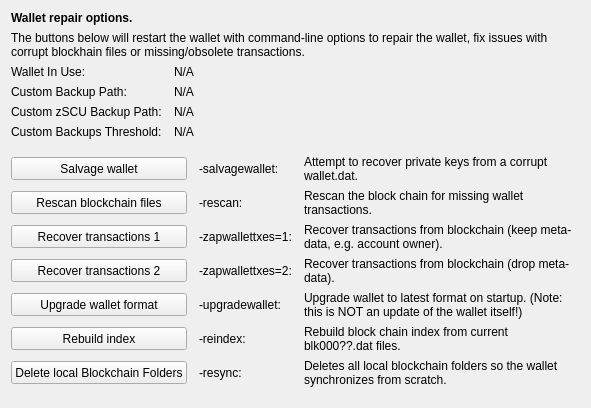
     <widget class="QWidget" name="tab_repair">
      <attribute name="title">
       <string>&amp;Wallet Repair</string>
      </attribute>
      <layout class="QGridLayout" name="gridLayout_4" columnstretch="0,0,0,0">
       <property name="horizontalSpacing">
        <number>12</number>
       </property>
       <item row="0" column="0" colspan="4">
        <widget class="QLabel" name="label_repair_header">
         <property name="font">
          <font>
           <weight>75</weight>
           <bold>true</bold>
          </font>
         </property>
         <property name="text">
          <string>Wallet repair options.</string>
         </property>
        </widget>
       </item>
       <item row="1" column="0" colspan="4">
        <widget class="QLabel" name="label_repair_helptext">
         <property name="font">
          <font>
           <weight>50</weight>
           <bold>false</bold>
          </font>
         </property>
         <property name="text">
          <string>The buttons below will restart the wallet with command-line options to repair the wallet, fix issues with corrupt blockhain files or missing/obsolete transactions.</string>
         </property>
         <property name="wordWrap">
          <bool>true</bool>
         </property>
        </widget>
       </item>
       <item row="2" column="0">
        <widget class="QLabel" name="wallet_path_label">
         <property name="text">
          <string>Wallet In Use:</string>
         </property>
        </widget>
       </item>
       <item row="2" column="1" colspan="3">
        <widget class="QLabel" name="wallet_path">
         <property name="cursor">
          <cursorShape>IBeamCursor</cursorShape>
         </property>
         <property name="text">
          <string>N/A</string>
         </property>
         <property name="textFormat">
          <enum>Qt::PlainText</enum>
         </property>
         <property name="textInteractionFlags">
          <set>Qt::LinksAccessibleByMouse|Qt::TextSelectableByKeyboard|Qt::TextSelectableByMouse</set>
         </property>
        </widget>
       </item>
       <item row="3" column="0">
        <widget class="QLabel" name="wallet_custombackuppath_label">
         <property name="text">
          <string>Custom Backup Path:</string>
         </property>
         <property name="visible">
          <bool>false</bool>
         </property>
        </widget>
       </item>
       <item row="3" column="1" colspan="3">
        <widget class="QLabel" name="wallet_custombackuppath">
         <property name="cursor">
          <cursorShape>IBeamCursor</cursorShape>
         </property>
         <property name="text">
          <string>N/A</string>
         </property>
         <property name="textFormat">
          <enum>Qt::PlainText</enum>
         </property>
         <property name="textInteractionFlags">
          <set>Qt::LinksAccessibleByMouse|Qt::TextSelectableByKeyboard|Qt::TextSelectableByMouse</set>
         </property>
         <property name="visible">
          <bool>false</bool>
         </property>
        </widget>
       </item>
       <item row="4" column="0">
        <widget class="QLabel" name="wallet_customzpivbackuppath_label">
         <property name="text">
          <string>Custom zSCU Backup Path:</string>
         </property>
         <property name="visible">
          <bool>false</bool>
         </property>
        </widget>
       </item>
       <item row="4" column="1" colspan="3">
        <widget class="QLabel" name="wallet_customzpivbackuppath">
         <property name="cursor">
          <cursorShape>IBeamCursor</cursorShape>
         </property>
         <property name="text">
          <string>N/A</string>
         </property>
         <property name="textFormat">
          <enum>Qt::PlainText</enum>
         </property>
         <property name="textInteractionFlags">
          <set>Qt::LinksAccessibleByMouse|Qt::TextSelectableByKeyboard|Qt::TextSelectableByMouse</set>
         </property>
         <property name="visible">
          <bool>false</bool>
         </property>
        </widget>
       </item>
       <item row="5" column="0">
        <widget class="QLabel" name="wallet_custombackupthreshold_label">
         <property name="text">
          <string>Custom Backups Threshold:</string>
         </property>
         <property name="visible">
          <bool>false</bool>
         </property>
        </widget>
       </item>
       <item row="5" column="1" colspan="3">
        <widget class="QLabel" name="wallet_custombackupthreshold">
         <property name="cursor">
          <cursorShape>IBeamCursor</cursorShape>
         </property>
         <property name="text">
          <string>N/A</string>
         </property>
         <property name="textFormat">
          <enum>Qt::PlainText</enum>
         </property>
         <property name="textInteractionFlags">
          <set>Qt::LinksAccessibleByMouse|Qt::TextSelectableByKeyboard|Qt::TextSelectableByMouse</set>
         </property>
         <property name="visible">
          <bool>false</bool>
         </property>
        </widget>
       </item>
       <item row="6" column="0">
        <spacer name="verticalSpacer_repair1">
         <property name="orientation">
          <enum>Qt::Vertical</enum>
         </property>
         <property name="sizeHint" stdset="0">
          <size>
           <width>10</width>
           <height>10</height>
          </size>
         </property>
        </spacer>
       </item>
       <item row="7" column="0" colspan="2">
        <widget class="QPushButton" name="btn_salvagewallet">
         <property name="minimumSize">
          <size>
           <width>100</width>
           <height>23</height>
          </size>
         </property>
         <property name="text">
          <string>Salvage wallet</string>
         </property>
        </widget>
       </item>
       <item row="7" column="2">
        <widget class="QLabel" name="label_repair_salvage_command">
         <property name="text">
          <string notr="true">-salvagewallet:</string>
         </property>
        </widget>
       </item>
       <item row="7" column="3">
        <widget class="QLabel" name="label_repair_salvage">
         <property name="text">
          <string>Attempt to recover private keys from a corrupt wallet.dat.</string>
         </property>
         <property name="wordWrap">
          <bool>true</bool>
         </property>
        </widget>
       </item>
       <item row="8" column="0" colspan="2">
        <widget class="QPushButton" name="btn_rescan">
         <property name="minimumSize">
          <size>
           <width>100</width>
           <height>23</height>
          </size>
         </property>
         <property name="text">
          <string>Rescan blockchain files</string>
         </property>
        </widget>
       </item>
       <item row="8" column="2">
        <widget class="QLabel" name="label_repair_rescan_command">
         <property name="text">
          <string notr="true">-rescan:</string>
         </property>
        </widget>
       </item>
       <item row="8" column="3">
        <widget class="QLabel" name="label_repair_rescan">
         <property name="text">
          <string>Rescan the block chain for missing wallet transactions.</string>
         </property>
         <property name="wordWrap">
          <bool>true</bool>
         </property>
        </widget>
       </item>
       <item row="9" column="0" colspan="2">
        <widget class="QPushButton" name="btn_zapwallettxes1">
         <property name="minimumSize">
          <size>
           <width>100</width>
           <height>23</height>
          </size>
         </property>
         <property name="text">
          <string>Recover transactions 1</string>
         </property>
        </widget>
       </item>
       <item row="9" column="2">
        <widget class="QLabel" name="label_repair_zap1_command">
         <property name="text">
          <string notr="true">-zapwallettxes=1:</string>
         </property>
        </widget>
       </item>
       <item row="9" column="3">
        <widget class="QLabel" name="label_repair_zap1">
         <property name="text">
          <string>Recover transactions from blockchain (keep meta-data, e.g. account owner).</string>
         </property>
         <property name="wordWrap">
          <bool>true</bool>
         </property>
        </widget>
       </item>
       <item row="10" column="0" colspan="2">
        <widget class="QPushButton" name="btn_zapwallettxes2">
         <property name="minimumSize">
          <size>
           <width>100</width>
           <height>23</height>
          </size>
         </property>
         <property name="text">
          <string>Recover transactions 2</string>
         </property>
        </widget>
       </item>
       <item row="10" column="2">
        <widget class="QLabel" name="label_repair_zap2_command">
         <property name="text">
          <string notr="true">-zapwallettxes=2:</string>
         </property>
        </widget>
       </item>
       <item row="10" column="3">
        <widget class="QLabel" name="label_repair_zap2">
         <property name="text">
          <string>Recover transactions from blockchain (drop meta-data).</string>
         </property>
         <property name="wordWrap">
          <bool>true</bool>
         </property>
        </widget>
       </item>
       <item row="11" column="0" colspan="2">
        <widget class="QPushButton" name="btn_upgradewallet">
         <property name="minimumSize">
          <size>
           <width>100</width>
           <height>23</height>
          </size>
         </property>
         <property name="text">
          <string>Upgrade wallet format</string>
         </property>
        </widget>
       </item>
       <item row="11" column="2">
        <widget class="QLabel" name="label_repair_upgrade_command">
         <property name="text">
          <string notr="true">-upgradewallet:</string>
         </property>
        </widget>
       </item>
       <item row="11" column="3">
        <widget class="QLabel" name="label_repair_upgrade">
         <property name="text">
          <string>Upgrade wallet to latest format on startup. (Note: this is NOT an update of the wallet itself!)</string>
         </property>
         <property name="wordWrap">
          <bool>true</bool>
         </property>
        </widget>
       </item>
       <item row="12" column="0" colspan="2">
        <widget class="QPushButton" name="btn_reindex">
         <property name="minimumSize">
          <size>
           <width>100</width>
           <height>23</height>
          </size>
         </property>
         <property name="text">
          <string>Rebuild index</string>
         </property>
        </widget>
       </item>
       <item row="12" column="2">
        <widget class="QLabel" name="label_repair_reindex_command">
         <property name="text">
          <string notr="true">-reindex:</string>
         </property>
        </widget>
       </item>
       <item row="12" column="3">
        <widget class="QLabel" name="label_repair_reindex">
         <property name="text">
          <string>Rebuild block chain index from current blk000??.dat files.</string>
         </property>
         <property name="wordWrap">
          <bool>true</bool>
         </property>
        </widget>
       </item>
       <item row="13" column="0" colspan="2">
        <widget class="QPushButton" name="btn_resync">
         <property name="minimumSize">
          <size>
           <width>100</width>
           <height>23</height>
          </size>
         </property>
         <property name="text">
          <string>Delete local Blockchain Folders</string>
         </property>
        </widget>
       </item>
       <item row="13" column="2">
        <widget class="QLabel" name="label_repair_resync_command">
         <property name="text">
          <string>-resync:</string>
         </property>
        </widget>
       </item>
       <item row="13" column="3">
        <widget class="QLabel" name="label_repair_resync">
         <property name="text">
          <string>Deletes all local blockchain folders so the wallet synchronizes from scratch.</string>
         </property>
         <property name="wordWrap">
          <bool>true</bool>
         </property>
        </widget>
       </item>
       <item row="14" column="0">
        <spacer name="verticalSpacer_repair2">
         <property name="orientation">
          <enum>Qt::Vertical</enum>
         </property>
         <property name="sizeHint" stdset="0">
          <size>
           <width>20</width>
           <height>10</height>
          </size>
         </property>
        </spacer>
       </item>
      </layout>
     </widget>
